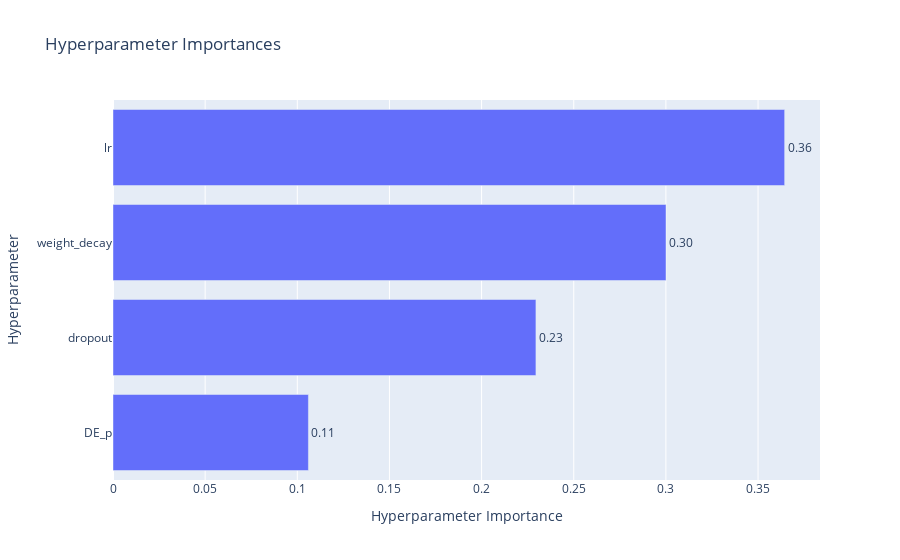

The notebook cell this image was saved under:
### Code cell
vis.plot_param_importances(study)

### Figure 1 — Plotly figure (JSON) as saved in the notebook; plotly's stock layout.template omitted (floating-point values rounded to 4 significant figures)
{"data": [{"cliponaxis": false, "hovertemplate": ["DE_p (FloatDistribution): 0.10602973278593517<extra></extra>", "dropout (FloatDistribution): 0.2294774521221497<extra></extra>", "weight_decay (FloatDistribution): 0.3000599062695323<extra></extra>", "lr (FloatDistribution): 0.3644329088223829<extra></extra>"], "name": "Objective Value", "orientation": "h", "text": ["0.11", "0.23", "0.30", "0.36"], "textposition": "outside", "type": "bar", "x": [0.106, 0.2295, 0.3001, 0.3644], "y": ["DE_p", "dropout", "weight_decay", "lr"]}], "layout": {"title": {"text": "Hyperparameter Importances"}, "xaxis": {"title": {"text": "Hyperparameter Importance"}}, "yaxis": {"title": {"text": "Hyperparameter"}}}}
